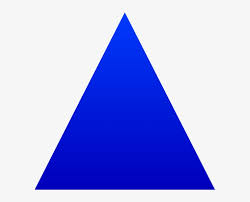
#> input picture assets/triangle.jpg, 250 x 202 px, found by its file name
$ python shape_detection.py
#> lines starting #> are read from the running program, lines starting #| are printed output that depends on the picture; after the words box and inside, x2 and y2 are one past the last pixel; in counts of white or black regions, pixels touching at a corner belong together
"""
Shape Detection in OpenCV.

This script demonstrates how to approximate contours to polygons
and identify primitive geometric shapes based on their number of vertices.
"""
import cv2

# Load the image
img = cv2.imread("assets/triangle.jpg")
#> img is the input picture: shape (202, 250, 3); mean B, G, R 234.2, 174, 168.5

# Convert the image to grayscale, which is easier for thresholding
gray = cv2.cvtColor(img, cv2.COLOR_BGR2GRAY)
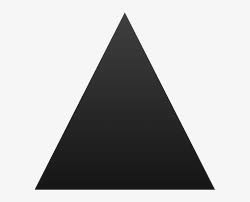
#> gray: shape (202, 250); min 14, max 255, mean 179.2

# Apply a binary threshold to isolate the shapes
_, thresh = cv2.threshold(gray, 200, 255, cv2.THRESH_BINARY)
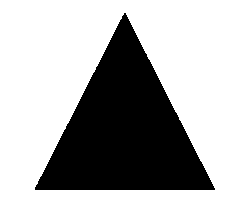
#> thresh: shape (202, 250); 68% white; 1 black region

# Find all contours in the thresholded image
contours, hierarchy = cv2.findContours(thresh, cv2.RETR_TREE, cv2.CHAIN_APPROX_SIMPLE)
#> contours = 2 contours; box (x1, y1, x2, y2) and area: (0, 0, 250, 202) 50049, (34, 12, 216, 191) 16410

# Calculate the total image area to exclude overly small algorithms or the background itself
img_area = img.shape[0] * img.shape[1]
#> img_area = 50500

for contour in contours:
    # Calculate the area of the current contour
    area = cv2.contourArea(contour)

    # Filter out small noise and the bounding box of the entire image
    if area < 500 or area > 0.9 * img_area:
        continue

    # Approximate the contour to a polygon
    # The second parameter specifies the approximation accuracy
    approx = cv2.approxPolyDP(contour, 0.01 * cv2.arcLength(contour, True), True)

    # Determine the shape based on the number of corners (vertices) found
    corners = len(approx)

    if corners == 3:
        shape_name = "Triangle"
    elif corners == 4:
        shape_name = "Rectangle"
    elif corners == 5:
        shape_name = "Pentagon"
    elif corners > 5:
        shape_name = "Circle"
    else:
        shape_name = "Unknown"

    # Draw the approximated polygon on the original image
    cv2.drawContours(img, [approx], 0, (0, 255, 0), 2)

    # Compute the bounding rectangle to place the label neatly
    x, y, w, h = cv2.boundingRect(approx)

    # Adjust y-coordinate for the text to avoid rendering outside the top border
    text_y = y - 10 if y > 20 else y + 30

    # Overlay the identified shape name
    cv2.putText(img, shape_name, (x, text_y), cv2.FONT_HERSHEY_COMPLEX, 0.6, (0, 0, 255), 2)
#> this loop made 2 passes
#> (area, approx, corners, shape_name, x, y, w, h) on pass 2: (16410, [[124, 12], [214, 190], [34, 189]], 3, 'Triangle', 34, 12, 181, 179)
#> (contour, area) on pass 1: ([[0, 0], [0, 201], [249, 201], [249, 0]], 50049)
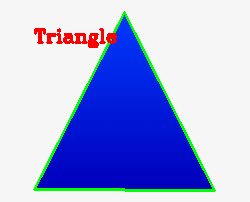
#> img: shape (202, 250, 3); 4.41% of pixels changed, all inside (x1, y1, x2, y2) = (33, 11, 216, 192)

# Display the final image with shape annotations
cv2.imshow("Shapes", img)

# Pause execution until a key is pressed
cv2.waitKey(0)

# Destroys all open UI windows
cv2.destroyAllWindows()
